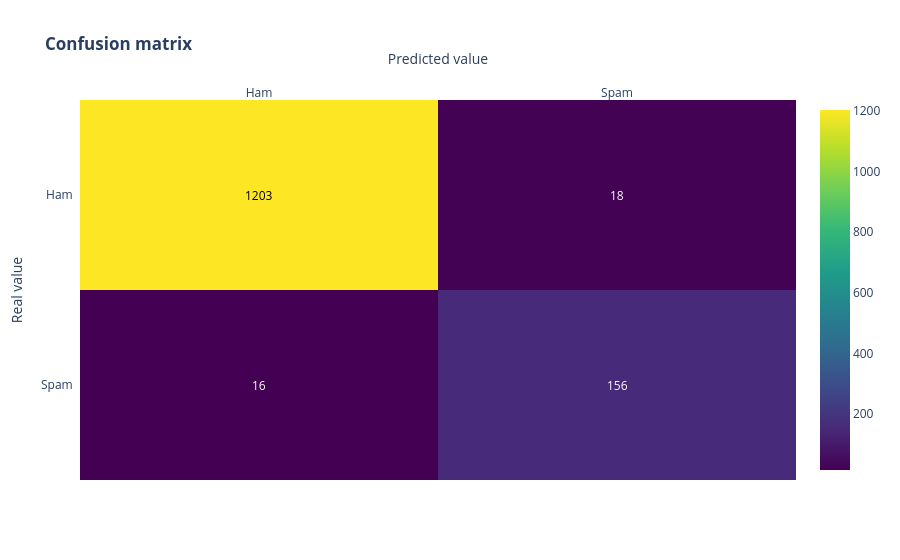

The code cell stored with this chart in its notebook:
### Code cell
y_preds = (model.predict(X_test) > 0.5).astype("int32")
conf_matrix(metrics.confusion_matrix(y_test, y_preds))

### Figure 1 — Plotly figure (JSON) as saved in the notebook; plotly's stock layout.template omitted (floating-point values rounded to 4 significant figures)
{"data": [{"colorscale": [[0, "#440154"], [0.1111, "#482878"], [0.2222, "#3e4989"], [0.3333, "#31688e"], [0.4444, "#26828e"], [0.5556, "#1f9e89"], [0.6667, "#35b779"], [0.7778, "#6ece58"], [0.8889, "#b5de2b"], [1, "#fde725"]], "reversescale": false, "showscale": true, "type": "heatmap", "x": ["Ham", "Spam"], "y": ["Spam", "Ham"], "z": [[16, 156], [1203, 18]]}], "layout": {"annotations": [{"font": {"color": "#FFFFFF"}, "showarrow": false, "text": "16", "x": "Ham", "xref": "x", "y": "Spam", "yref": "y"}, {"font": {"color": "#FFFFFF"}, "showarrow": false, "text": "156", "x": "Spam", "xref": "x", "y": "Spam", "yref": "y"}, {"font": {"color": "#000000"}, "showarrow": false, "text": "1203", "x": "Ham", "xref": "x", "y": "Ham", "yref": "y"}, {"font": {"color": "#FFFFFF"}, "showarrow": false, "text": "18", "x": "Spam", "xref": "x", "y": "Ham", "yref": "y"}], "autosize": true, "title": {"text": "<b>Confusion matrix</b>"}, "xaxis": {"autorange": true, "dtick": 1, "gridcolor": "rgb(0, 0, 0)", "range": [-0.5, 1.5], "side": "top", "ticks": "", "title": {"text": "Predicted value"}, "type": "category"}, "yaxis": {"autorange": true, "dtick": 1, "range": [-0.5, 1.5], "ticks": "", "ticksuffix": "  ", "title": {"text": "Real value"}, "type": "category"}}}
